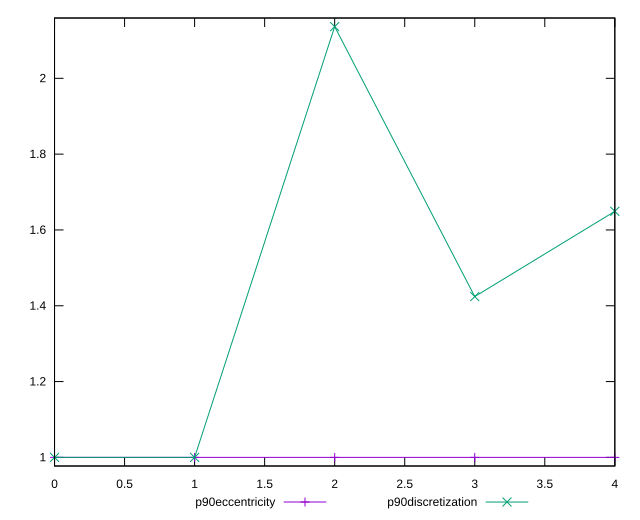

Write gnuplot code to recreate this figure.
reset

$p90Eccentricity <<EOF
0 1.0000000000000002
1 1.0000000000000002
2 1.0000000000000002
3 0.9999999999999988
4 1.0000000000000007
EOF

$p90Discretization <<EOF
0 1
1 1
2 2.1363636363636362
3 1.4242424242424243
4 1.6491228070175439
EOF

set key outside below
set xrange [0:4]
set yrange [0.9772727272727261:2.159090909090909]
set trange [0.9772727272727261:2.159090909090909]
set terminal svg size 640, 520 enhanced background rgb 'white'
set output "report_00014_2021-02-09T15:56:05.503Z/estimated-input-latency/progression/eccentricity.svg"

plot $p90Eccentricity title "p90eccentricity" with linespoints, \
     $p90Discretization title "p90discretization" with linespoints

reset
